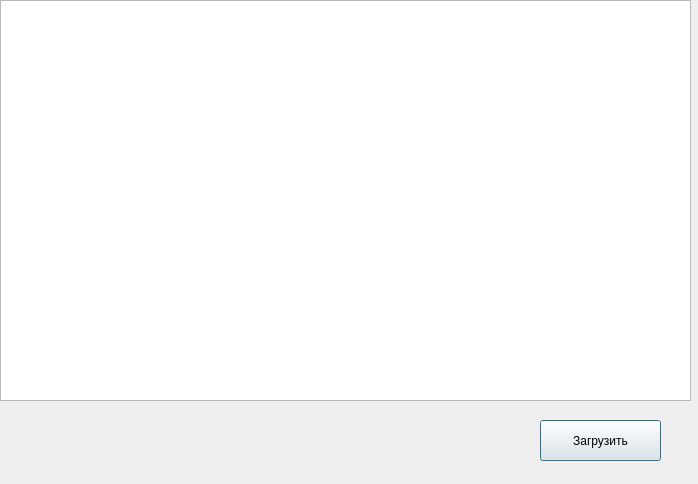
<?xml version="1.0" encoding="UTF-8"?>
<ui version="4.0">
 <class>Information</class>
 <widget class="QDialog" name="Information">
  <property name="geometry">
   <rect>
    <x>0</x>
    <y>0</y>
    <width>698</width>
    <height>484</height>
   </rect>
  </property>
  <property name="windowTitle">
   <string>Dialog</string>
  </property>
  <widget class="QTableView" name="tableView">
   <property name="geometry">
    <rect>
     <x>0</x>
     <y>0</y>
     <width>691</width>
     <height>401</height>
    </rect>
   </property>
  </widget>
  <widget class="QPushButton" name="pushButton">
   <property name="geometry">
    <rect>
     <x>540</x>
     <y>420</y>
     <width>121</width>
     <height>41</height>
    </rect>
   </property>
   <property name="text">
    <string>Загрузить</string>
   </property>
  </widget>
 </widget>
 <resources/>
 <connections/>
</ui>
